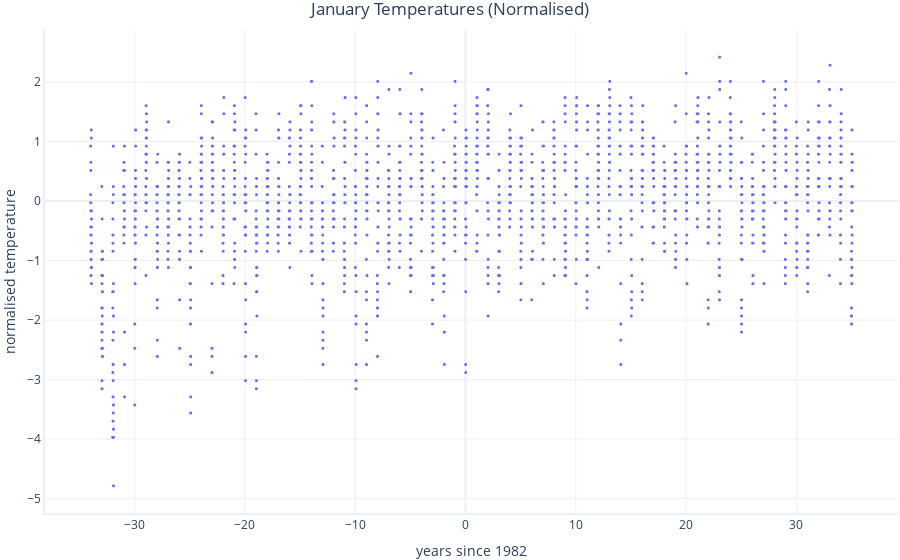

Notebook code cell kept with this figure:
### Markdown cell above
Machine learning usually works best when the X and Y axes have roughly the same range of values. We will cover why this is in later learning material. For now, lets just scale our data slightly.

### Code cell
import numpy as np

# This block of code scales and offsets the data slightly, which helps the training process
# You do not need to understand this code. We will cover these concepts in later learning material

# Offset date into number of years since 1982
data["years_since_1982"] = [(d.year + d.timetuple().tm_yday / 365.25) - 1982 for d in data.date]

# Scale and offset temperature so that it has a smaller range of values
data["normalised_temperature"] = (data["min_temperature"] - np.mean(data["min_temperature"])) / np.std(data["min_temperature"])

# Graph
graphing.scatter_2D(data, label_x="years_since_1982", label_y="normalised_temperature", title="January Temperatures (Normalised)")

### Figure 1 — Plotly figure (JSON) as saved in the notebook; plotly's stock layout.template omitted (floating-point values rounded to 4 significant figures; data arrays with more than 128 entries replaced by an {"elided": "..."} marker saying what was removed)
{"data": [{"hovertemplate": "years since 1982=%{x}<br>normalised temperature=%{y}<extra></extra>", "legendgroup": "", "marker": {"color": "#636efa", "size": 3, "symbol": "circle"}, "mode": "markers", "name": "", "showlegend": false, "type": "scattergl", "x": {"elided": "2170 float values"}, "xaxis": "x", "y": {"elided": "2170 float values"}, "yaxis": "y"}], "layout": {"legend": {"tracegroupgap": 0}, "title": {"text": "January Temperatures (Normalised)"}, "xaxis": {"anchor": "y", "domain": [0, 1], "title": {"text": "years since 1982"}}, "yaxis": {"anchor": "x", "domain": [0, 1], "title": {"text": "normalised temperature"}}}}
